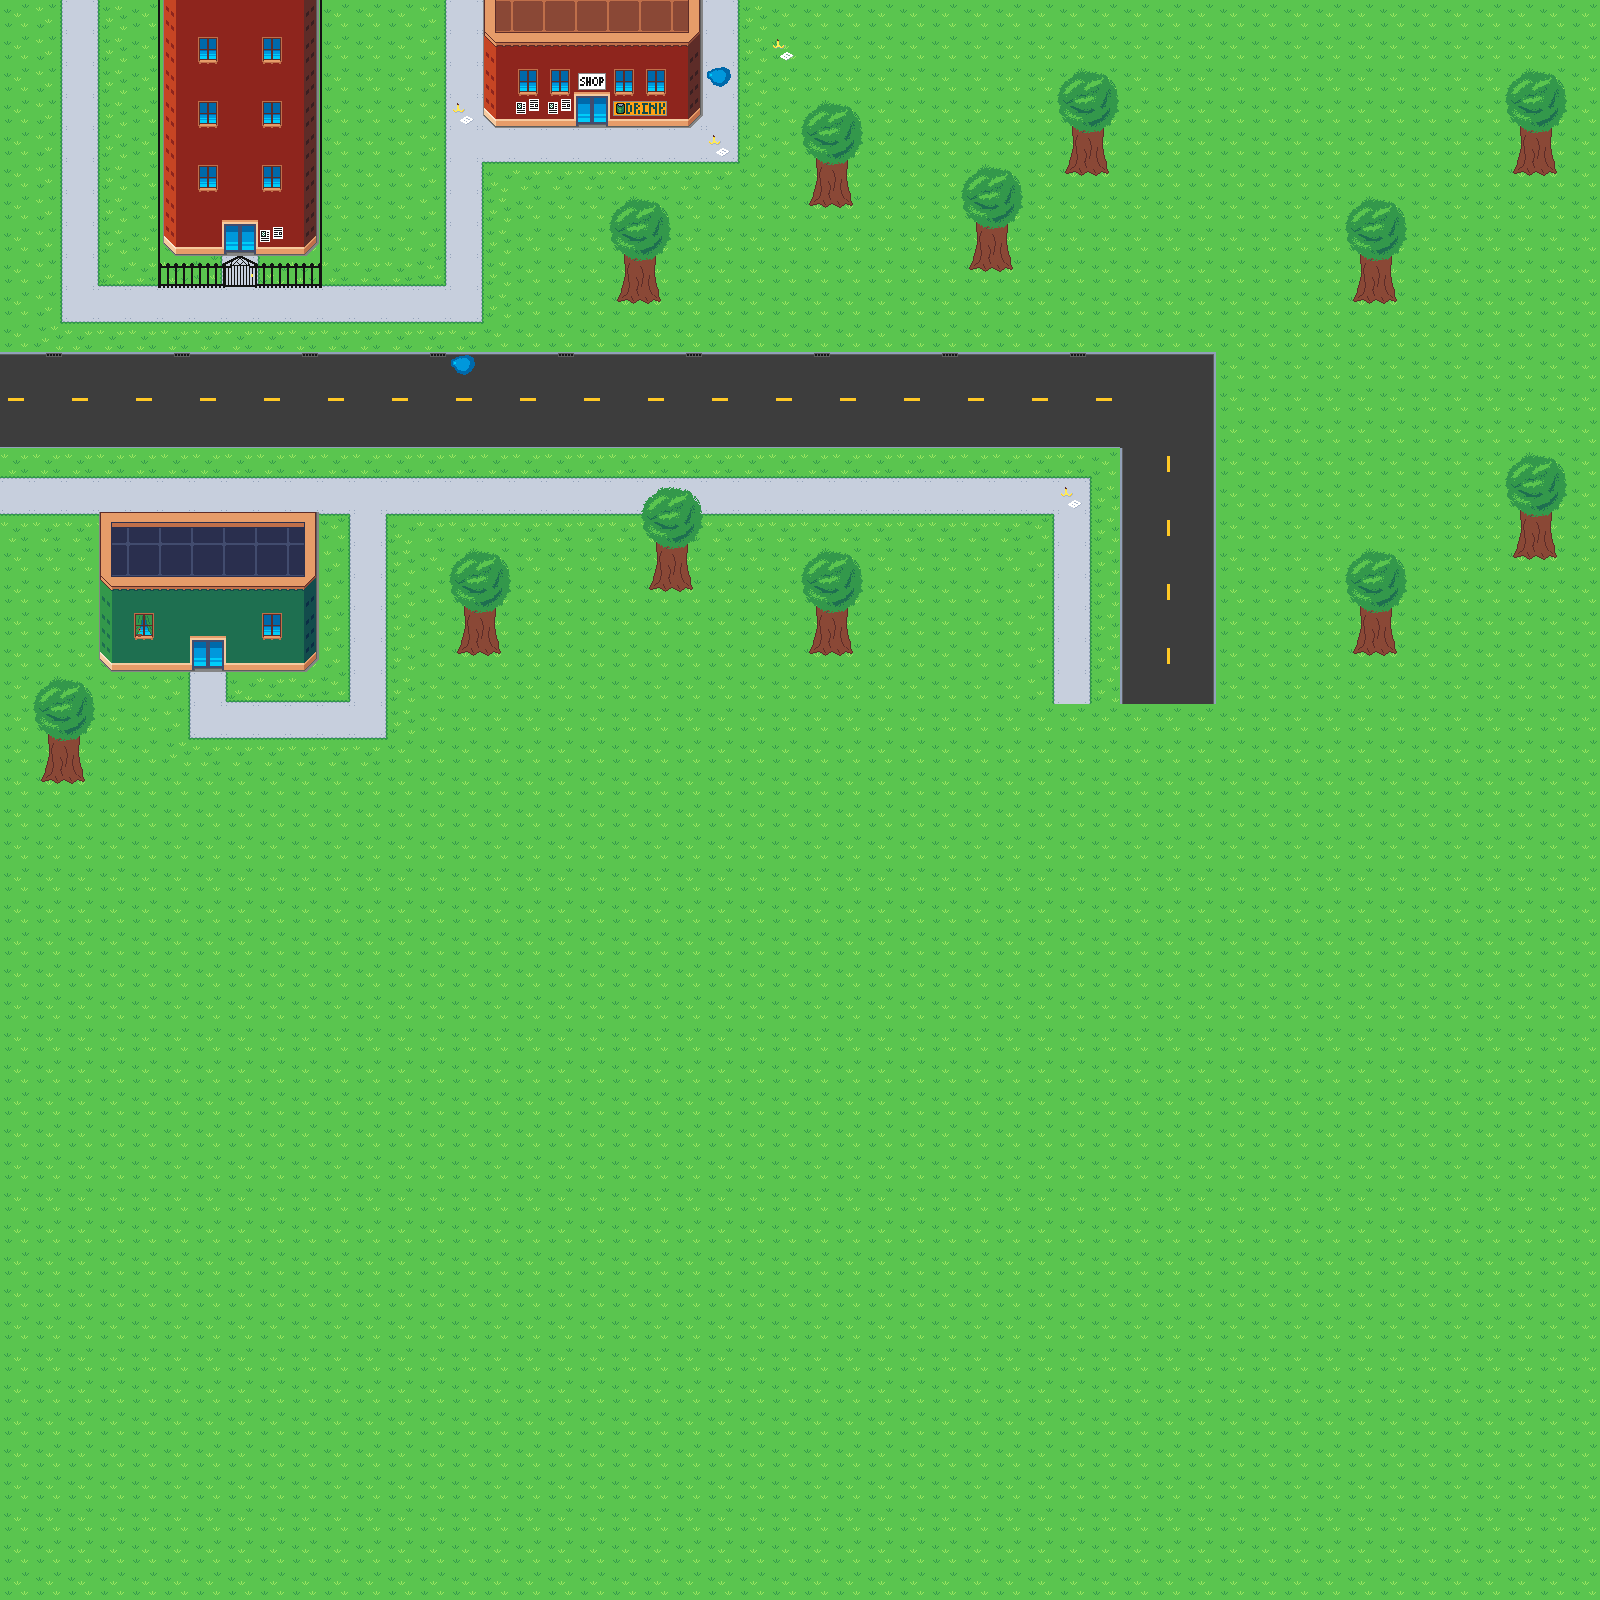

A 2D game scene composited from a Tiled map and its tileset images. What follows is a short description and the map's XML, with each tile layer's data collapsed to a summary:
An orthogonal 50x50 tile map with 32x32 px tiles, 4 tile layers (terrain, structure, decoration, overlay).

<map version="1.0" tiledversion="1.0.3" orientation="orthogonal" renderorder="right-down" width="50" height="50" tilewidth="32" tileheight="32" nextobjectid="1">
 <tileset firstgid="1" source="../tilesets/city_modern.tsx" />
 <layer name="terrain" width="50" height="50">
  <data>[2500 cells, 2500 non-empty, 32 distinct tile ids]</data>
 </layer>
 <layer name="structure" width="50" height="50">
  <data>[2500 cells, 150 non-empty, 58 distinct tile ids]</data>
 </layer>
 <layer name="decoration" width="50" height="50">
  <data>[2500 cells, 24 non-empty, 8 distinct tile ids]</data>
 </layer>
 <layer name="overlay" width="50" height="50">
  <data>[2500 cells, 72 non-empty, 6 distinct tile ids]</data>
 </layer>
</map>
